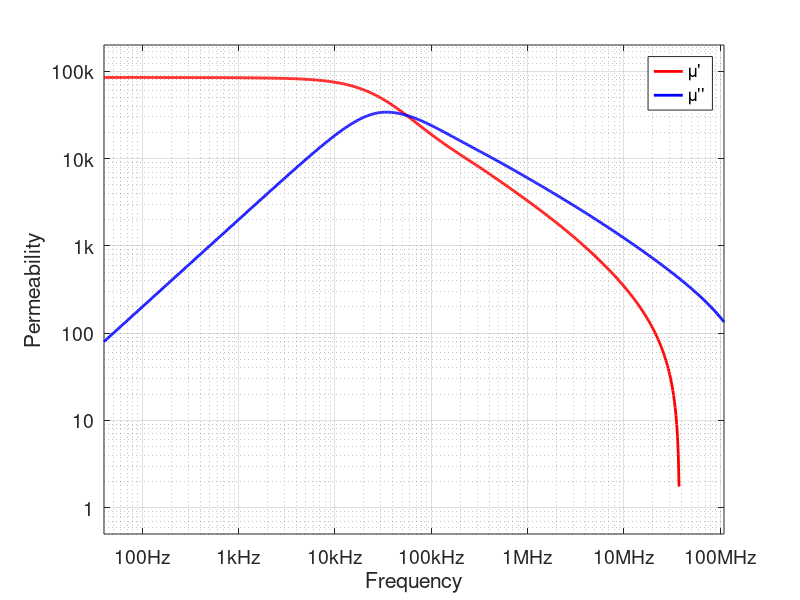
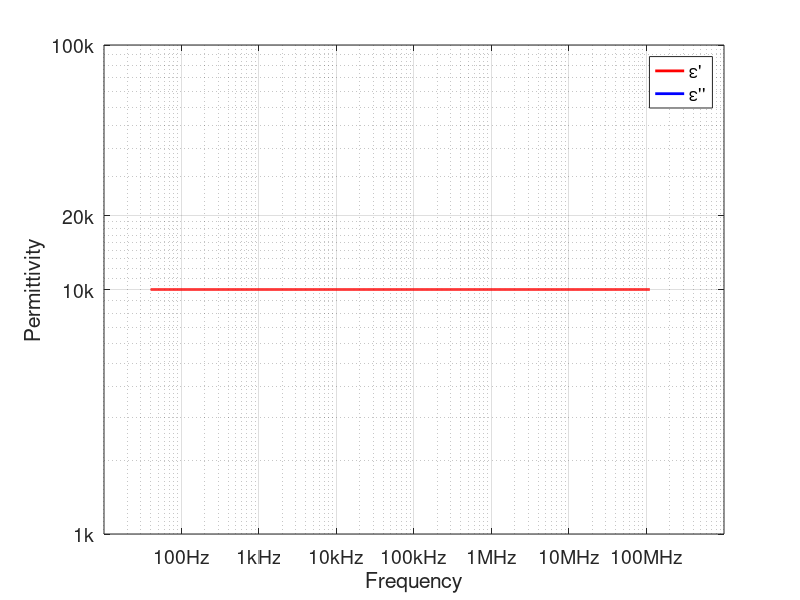

Source code (MATLAB) for these figures, in order:
clc
clear all
close all

eps = load('Big_Eps.dat');
Mu  = load('ferrite_mu_debye.dat');

eps_interp_r           = interp1(eps(:,1),eps(:,2),Mu(:,1),'linear');
eps_interp_i           = interp1(eps(:,1),eps(:,3),Mu(:,1),'linear');

eps_interp = [Mu(:,1) eps_interp_r eps_interp_i]

material = [Mu(:,1) (eps_interp_r.*0)+10000 eps_interp_i.*0  Mu(:,2) Mu(:,3)]

save('material_interp.dat','material','-ascii')

fig3 = figure;
hold on
set(gca,'fontsize',14,'Xscale','log','Yscale','log')
%set(fig3,'position',[360   200   918   552])
set(fig3,'position',[680   423   671   355])
plot(material(:,1),material(:,4),'r','LineWidth',2)
plot(material(:,1),material(:,5),'b','LineWidth',2)
set(gca,'YTick',[1e-3 1e-2 1e-1 1e0 1e1 1e2 1e3 1e4 1e5 3e5 1e6]);
set(gca,'YTickLabel',['1m  ';'10m ';'100m';'1   ';'10  ';'100 ';'1k  ';'10k ';'100k';'300k';'1M  '])
set(gca,'XTick',[100 1e3 1e4 1e5 1e6 10e6 100e6]);
set(gca,'XTickLabel',['100Hz ';'1kHz  ';'10kHz ';'100kHz';'1MHz  ';'10MHz ';'100MHz'])
xlim([40 110e6])
ylim([0.5 20e4])
title('')
xlabel('Frequency')
ylabel('Permeability')
legend('\mu''','\mu''''')
grid on
box on

fig3 = figure;
hold on
set(gca,'fontsize',14,'Xscale','log','Yscale','log')
set(fig3,'position',[680   423   671   355])
plot(material(:,1),material(:,2),'r','LineWidth',2)
plot(material(:,1),material(:,3),'b','LineWidth',2)
set(gca,'YTick',[1e-3 1e-2 1e-1 1e0 1e1 1e2 1e3 1e4 2e4 1e5 3e5 1e6]);
set(gca,'YTickLabel',['1m  ';'10m ';'100m';'1   ';'10  ';'100 ';'1k  ';'10k ';'20k ';'100k';'300k';'1M  '])
set(gca,'XTick',[100 1e3 1e4 1e5 1e6 10e6 100e6]);
set(gca,'XTickLabel',['100Hz ';'1kHz  ';'10kHz ';'100kHz';'1MHz  ';'10MHz ';'100MHz'])
% xlim([40 110e6])
%     ylim([0.5 1e4])
title('')
xlabel('Frequency')
ylabel('Permittivity')
legend('\epsilon''','\epsilon''''')
grid on
box on
